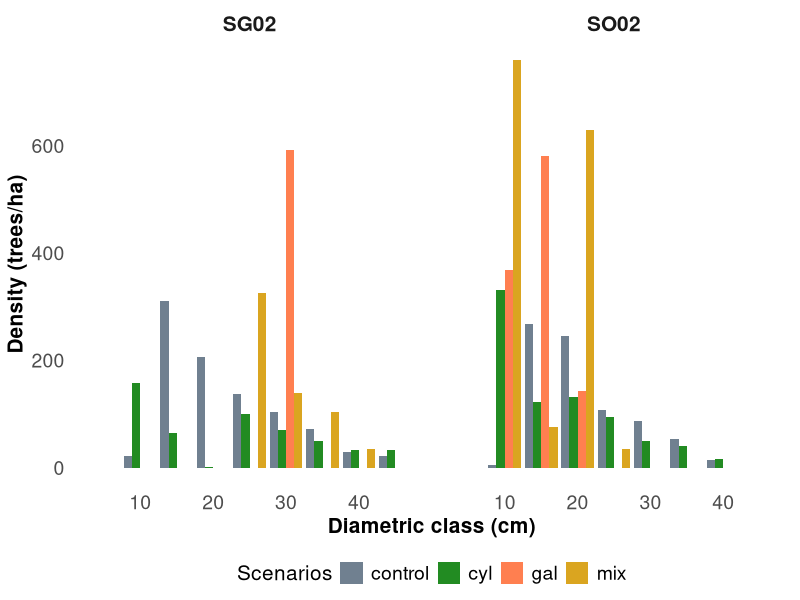
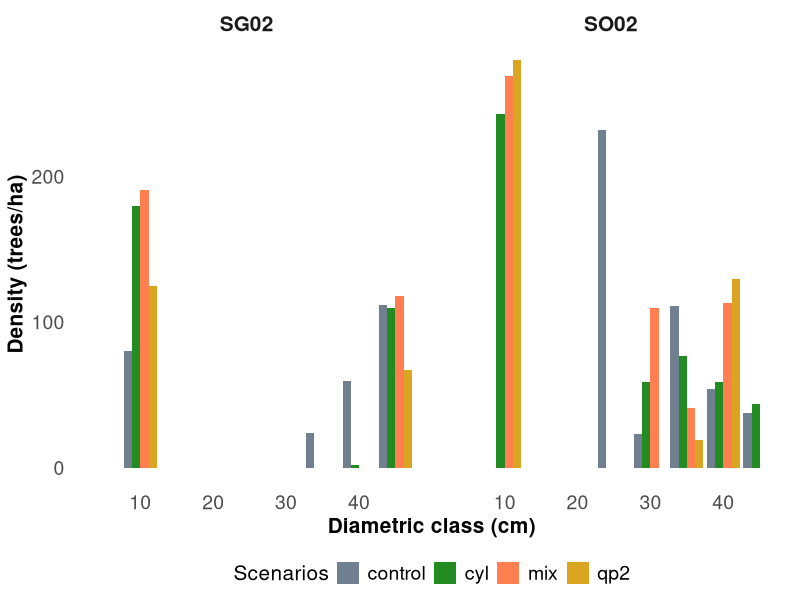
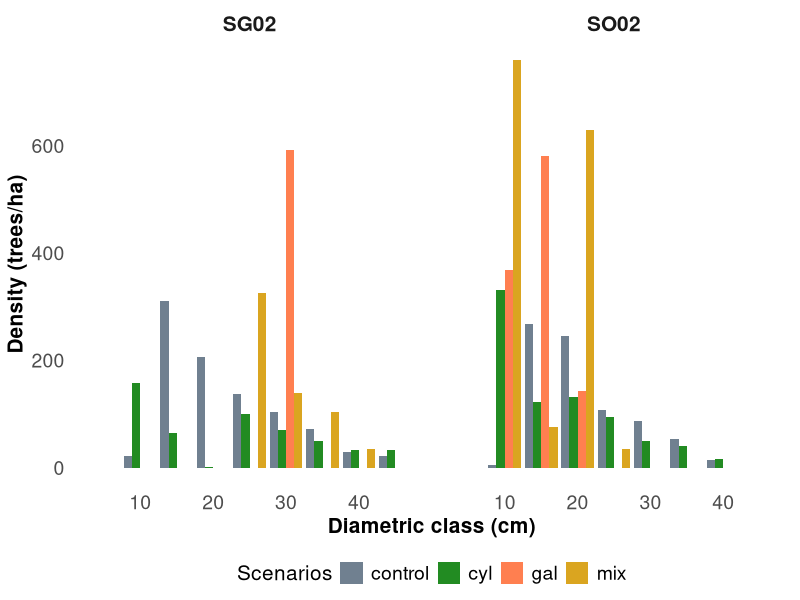

R code for these plots, in order: (Note: this script raises an error after producing the figures.)
#------------------------------------------------------------------------------------------#
####                      Diametric distribution - Life Rebollo                         ####
#                                                                                          #
#                            Aitor Vázquez Veloso, 19/09/2023                              #
#                              Last modification: 15/01/2024                               #
#------------------------------------------------------------------------------------------#

library(openxlsx)
library(ggplot2)
library(dplyr)
library(plyr)


#### Even to uneven-aged stands ####

setwd('/media/aitor/WDE/PhD_UVa/1_Topics/1_LifeRebollo-silviculture/')

# data
sg_control <- read.xlsx('2_simanfor/output_EN/SG/LR_SG02_control__Output_Plot_sg02.xlsx', sheet = 'Node 15 - Inventoried trees')
sg_expertos <- read.xlsx('2_simanfor/output_EN/SG/LR_SG02_expertos__Output_Plot_sg02.xlsx', sheet = 'Node 30 - Inventoried trees')
sg_qp2 <- read.xlsx('2_simanfor/output_EN/SG/LR_SG02_QP2__Output_Plot_sg02.xlsx', sheet = 'Node 25 - Inventoried trees')
sg_mix <- read.xlsx('2_simanfor/output_EN/SG/LR_SG02_mix__Output_Plot_sg02.xlsx', sheet = 'Node 23 - Inventoried trees')

so_control <- read.xlsx('2_simanfor/output_EN/SO/LR_SO02_control__Output_Plot_so02.xlsx', sheet = 'Node 15 - Inventoried trees')
so_expertos <- read.xlsx('2_simanfor/output_EN/SO/LR_SO02_expertos__Output_Plot_so02.xlsx', sheet = 'Node 30 - Inventoried trees')
so_qp2 <- read.xlsx('2_simanfor/output_EN/SO/LR_SO02_QP2__Output_Plot_so02.xlsx', sheet = 'Node 25 - Inventoried trees')
so_mix <- read.xlsx('2_simanfor/output_EN/SO/LR_SO02_mix__Output_Plot_so02.xlsx', sheet = 'Node 25 - Inventoried trees')

# assign scnr code
sg_control$id_scnr <- 'control'
sg_expertos$id_scnr <- 'expertos'
sg_qp2$id_scnr <- 'qp2'
sg_mix$id_scnr <- 'mix'

so_control$id_scnr <- 'control'
so_expertos$id_scnr <- 'expertos'
so_qp2$id_scnr <- 'qp2'
so_mix$id_scnr <- 'mix'

# make a list of dfs
list_of_dfs <- list(sg_control, sg_expertos, sg_qp2, sg_mix, so_control, so_expertos, so_qp2, so_mix)

# manage all dfs
all_plots <- data.frame()

for (k in list_of_dfs){
  
  # delete I and M trees
  k <- k[is.na(k$status), ]
  
  # create dbh classes
  plot <- plyr::ddply(k, c('Plot_ID', 'id_scnr'), summarise,      
                      CD_0_75 = sum(ifelse(dbh <= 7.5, expan, 0), na.rm = TRUE),
                      CD_75_125 = sum(ifelse(dbh > 7.5 & dbh <= 12.5, expan, 0), na.rm = TRUE),
                      CD_125_175 = sum(ifelse(dbh > 12.5 & dbh <= 17.5, expan, 0), na.rm = TRUE),
                      CD_175_225 = sum(ifelse(dbh > 17.5 & dbh <= 22.5, expan, 0), na.rm = TRUE),
                      CD_225_275 = sum(ifelse(dbh > 22.5 & dbh <= 27.5, expan, 0), na.rm = TRUE),
                      CD_275_325 = sum(ifelse(dbh > 27.5 & dbh <= 32.5, expan, 0), na.rm = TRUE),
                      CD_325_375 = sum(ifelse(dbh > 32.5 & dbh <= 37.5, expan, 0), na.rm = TRUE),
                      CD_375_425 = sum(ifelse(dbh > 37.5 & dbh <= 42.5, expan, 0), na.rm = TRUE),
                      CD_425_ = sum(ifelse(dbh > 42.5, expan, 0), na.rm = TRUE)
  )
  
  # organize data
  plot <- select(plot, -c(Plot_ID, id_scnr))
  plot <- data.frame(t(plot))
  plot <- dplyr::rename(plot, N = t.plot.)
  
  plot$CD <- c(5, 10, 15, 20, 25, 30, 35, 40, 45)
  plot$Inventory_ID <- paste(unique(toupper(k$Plot_ID)), unique(k$id_scnr), sep = '_')
  plot$Plot_ID <- unique(toupper(k$Plot_ID))
  plot$Scenario <- unique(k$id_scnr)
  
  # round to units
  plot$N <- round(plot$N, digits = 0)
  
  # add plot to the main df
  all_plots <- rbind(all_plots, plot)
}

# rename scenarios
all_plots$Scenario <- gsub('qp2', 'gal', all_plots$Scenario)
all_plots$Scenario <- gsub('expertos', 'cyl', all_plots$Scenario)


#### Graph results ####

# graph joined
ggplot(all_plots, aes(x = CD, y = N, fill = Scenario)) +
  
  # data and labels
  geom_bar(stat = 'identity', position = position_dodge()) +
  # geom_text(aes(label = N), hjust = 0, vjust = -1.5, size = 5, color = 'darkred') +
  
  # titles
  labs(# title = 'Diametric distribution obtained after simulate different scenarios',
       x = 'Diametric class (cm)',
       y = 'Density (trees/ha)') +
  
  # theme
  theme_minimal() +
  theme(panel.grid.major = element_blank(), panel.grid.minor = element_blank(),
        plot.title = element_text(size = 20, hjust = 0.5), # title
        plot.subtitle = element_text(size = 15, hjust = 0.5, face = "italic"),
        axis.title = element_text(size = 15, face = 'bold'),  # axis
        axis.text = element_text(size = 14),  # axis text
        legend.title = element_text(size = 15),  # legend title
        legend.position = 'bottom',  # legend position
        legend.text = element_text(size = 14)) +  # legend content
  scale_fill_manual(name = 'Scenarios', values = c('#708090', '#228B22', '#FF7F50', '#DAA520')) + 
  
  # split by plot
  facet_wrap(~ Plot_ID) +  #, scales = 'free')
  theme(strip.text.x = element_text(size = 15, face = 'bold'))

# ggsave(filename = '4_figures/1_dbh_distribution_simulation_1.png', device = 'png', units = 'mm', dpi = 600,
#        width = 450, height = 300)  
ggsave(filename = '4_figures/resized/1_dbh_distribution_simulation_1.png', device = 'png', units = 'mm', dpi = 300,
       width = 450, height = 300)  

rm(list = ls())


#### Uneven-aged stands management ####

# data
sg_control <- read.xlsx('2_simanfor/output_EN/SG_irregular/LR_irregular_control__Output_Plot_sg02_mix.xlsx', sheet = 'Node 15 - Inventoried trees')
sg_expertos <- read.xlsx('2_simanfor/output_EN/SG_irregular/LR_irregular_expertos__Output_Plot_sg02_mix.xlsx', sheet = 'Node 24 - Inventoried trees')
sg_mix <- read.xlsx('2_simanfor/output_EN/SG_irregular/LR_irregular_mix__Output_Plot_sg02_mix.xlsx', sheet = 'Node 28 - Inventoried trees')
sg_qp2 <- read.xlsx('2_simanfor/output_EN/SG_irregular/LR_irregular_QP2__Output_Plot_sg02_mix.xlsx', sheet = 'Node 24 - Inventoried trees')

so_control <- read.xlsx('2_simanfor/output_EN/SO_irregular/LR_irregular_control__Output_Plot_so02_mix.xlsx', sheet = 'Node 15 - Inventoried trees')
so_expertos <- read.xlsx('2_simanfor/output_EN/SO_irregular/LR_irregular_expertos__Output_Plot_so02_mix.xlsx', sheet = 'Node 24 - Inventoried trees')
so_mix <- read.xlsx('2_simanfor/output_EN/SO_irregular/LR_irregular_mix__Output_Plot_so02_mix.xlsx', sheet = 'Node 28 - Inventoried trees')
so_qp2 <- read.xlsx('2_simanfor/output_EN/SO_irregular/LR_irregular_QP2__Output_Plot_so02_mix.xlsx', sheet = 'Node 24 - Inventoried trees')

# assign scnr code
sg_control$id_scnr <- 'control'
sg_expertos$id_scnr <- 'expertos'
sg_qp2$id_scnr <- 'qp2'
sg_mix$id_scnr <- 'mix'

so_control$id_scnr <- 'control'
so_expertos$id_scnr <- 'expertos'
so_qp2$id_scnr <- 'qp2'
so_mix$id_scnr <- 'mix'

# make a list of dfs
list_of_dfs <- list(sg_control, sg_expertos, sg_qp2, sg_mix, so_control, so_expertos, so_qp2, so_mix)

# manage all dfs
all_plots <- data.frame()

for (k in list_of_dfs){
  
  # delete I and M trees
  k <- k[is.na(k$status), ]
  
  # create dbh classes
  plot <- plyr::ddply(k, c('Plot_ID', 'id_scnr'), summarise,      
                      CD_0_75 = sum(ifelse(dbh <= 7.5, expan, 0), na.rm = TRUE),
                      CD_75_125 = sum(ifelse(dbh > 7.5 & dbh <= 12.5, expan, 0), na.rm = TRUE),
                      CD_125_175 = sum(ifelse(dbh > 12.5 & dbh <= 17.5, expan, 0), na.rm = TRUE),
                      CD_175_225 = sum(ifelse(dbh > 17.5 & dbh <= 22.5, expan, 0), na.rm = TRUE),
                      CD_225_275 = sum(ifelse(dbh > 22.5 & dbh <= 27.5, expan, 0), na.rm = TRUE),
                      CD_275_325 = sum(ifelse(dbh > 27.5 & dbh <= 32.5, expan, 0), na.rm = TRUE),
                      CD_325_375 = sum(ifelse(dbh > 32.5 & dbh <= 37.5, expan, 0), na.rm = TRUE),
                      CD_375_425 = sum(ifelse(dbh > 37.5 & dbh <= 42.5, expan, 0), na.rm = TRUE),
                      CD_425_ = sum(ifelse(dbh > 42.5, expan, 0), na.rm = TRUE)
  )
  
  # organize data
  plot <- select(plot, -c(Plot_ID, id_scnr))
  plot <- data.frame(t(plot))
  plot <- dplyr::rename(plot, N = t.plot.)
  
  plot$CD <- c(5, 10, 15, 20, 25, 30, 35, 40, 45)
  plot$Inventory_ID <- paste(unique(toupper(k$Plot_ID)), unique(k$id_scnr), sep = '_')
  plot$Plot_ID <- unique(toupper(k$Plot_ID))
  plot$Scenario <- unique(k$id_scnr)
  
  # round to units
  plot$N <- round(plot$N, digits = 0)
  
  # add plot to the main df
  all_plots <- rbind(all_plots, plot)
}

# rename scenarios
all_plots$Escenario <- gsub('qp2', 'gal', all_plots$Scenario)
all_plots$Escenario <- gsub('expertos', 'cyl', all_plots$Scenario)

# and plots
all_plots$Plot_ID <- gsub('SG02_MIX', 'SG02 ', all_plots$Plot_ID)
all_plots$Plot_ID <- gsub('SO02_MIX', 'SO02 ', all_plots$Plot_ID)


#### Graph results ####

# graph joined
ggplot(all_plots, aes(x = CD, y = N, fill = Escenario)) +
  
  # data and labels
  geom_bar(stat = 'identity', position = position_dodge()) +
  # geom_text(aes(label = N), hjust = 0, vjust = -1.5, size = 5, color = 'darkred') +
  
  # titles
  labs(# title = 'Diametric distribution obtained after simulate different scenarios',
       x = 'Diametric class (cm)',
       y = 'Density (trees/ha)') +
  
  # theme
  theme_minimal() +
  theme(panel.grid.major = element_blank(), panel.grid.minor = element_blank(),
        plot.title = element_text(size = 20, hjust = 0.5), # title
        plot.subtitle = element_text(size = 15, hjust = 0.5, face = "italic"),
        axis.title = element_text(size = 15, face = 'bold'),  # axis
        axis.text = element_text(size = 14),  # axis text
        legend.title = element_text(size = 15),  # legend title
        legend.position = 'bottom',  # legend position
        legend.text = element_text(size = 14)) +  # legend content
  scale_fill_manual(name = 'Scenarios', values = c('#708090', '#228B22', '#FF7F50', '#DAA520')) + 
  
  # split by plot
  facet_wrap(~ Plot_ID) +  #, scales = 'free')
  theme(strip.text.x = element_text(size = 15, face = 'bold'))

# ggsave(filename = '4_figures/1_dbh_distribution_simulation_2.png', device = 'png', units = 'mm', dpi = 600,
#        width = 450, height = 300)  
ggsave(filename = '4_figures/resized/1_dbh_distribution_simulation_2.png', device = 'png', units = 'mm', dpi = 300,
       width = 450, height = 300) 


# #### Uneven-aged stands management - stand evolution ####
# 
# 
# ----- no funcionando de momento
# 
# 
# 
# setwd('/media/aitor/WDE/iuFOR_trabajo/Proyectos/Life_Rebollo/0_Entregable_C11/2_simanfor/4_septiembre_23/output/')
# 
# # data
# 
# # Segovia
# sg_control <- read.xlsx('irregular/LR_irregular_control__Output_Plot_sg02_mix.xlsx', sheet = 'Node 16 - Inventoried trees')
# 
# sg_expertos <- read.xlsx('irregular/LR_irregular_expertos__Output_Plot_sg02_mix.xlsx', sheet = 'Node 29 - Inventoried trees')
# sg_expertos_50 <- read.xlsx('irregular/LR_irregular_expertos__Output_Plot_sg02_mix.xlsx', sheet = 'Node 6 - Inventoried trees')
# sg_expertos_80 <- read.xlsx('irregular/LR_irregular_expertos__Output_Plot_sg02_mix.xlsx', sheet = 'Node 15 - Inventoried trees')
# sg_expertos_120 <- read.xlsx('irregular/LR_irregular_expertos__Output_Plot_sg02_mix.xlsx', sheet = 'Node 23 - Inventoried trees')
# 
# sg_mix <- read.xlsx('irregular/LR_irregular_mix__Output_Plot_sg02_mix.xlsx', sheet = 'Node 35 - Inventoried trees')
# sg_mix_50 <- read.xlsx('irregular/LR_irregular_mix__Output_Plot_sg02_mix.xlsx', sheet = 'Node 6 - Inventoried trees')
# sg_mix_80 <- read.xlsx('irregular/LR_irregular_mix__Output_Plot_sg02_mix.xlsx', sheet = 'Node 18 - Inventoried trees')
# sg_mix_120 <- read.xlsx('irregular/LR_irregular_mix__Output_Plot_sg02_mix.xlsx', sheet = 'Node 28 - Inventoried trees')
# 
# sg_qp2 <- read.xlsx('irregular/LR_irregular_QP2__Output_Plot_sg02_mix.xlsx', sheet = 'Node 29 - Inventoried trees')
# sg_qp2_50 <- read.xlsx('irregular/LR_irregular_QP2__Output_Plot_sg02_mix.xlsx', sheet = 'Node 6 - Inventoried trees')
# sg_qp2_80 <- read.xlsx('irregular/LR_irregular_QP2__Output_Plot_sg02_mix.xlsx', sheet = 'Node 15 - Inventoried trees')
# sg_qp2_120 <- read.xlsx('irregular/LR_irregular_QP2__Output_Plot_sg02_mix.xlsx', sheet = 'Node 23 - Inventoried trees')
# 
# # Soria
# so_control <- read.xlsx('irregular/LR_irregular_control__Output_Plot_so02_mix.xlsx', sheet = 'Node 16 - Inventoried trees')
# 
# so_expertos <- read.xlsx('irregular/LR_irregular_expertos__Output_Plot_so02_mix.xlsx', sheet = 'Node 29 - Inventoried trees')
# so_expertos_50 <- read.xlsx('irregular/LR_irregular_expertos__Output_Plot_so02_mix.xlsx', sheet = 'Node 6 - Inventoried trees')
# so_expertos_80 <- read.xlsx('irregular/LR_irregular_expertos__Output_Plot_so02_mix.xlsx', sheet = 'Node 15 - Inventoried trees')
# so_expertos_120 <- read.xlsx('irregular/LR_irregular_expertos__Output_Plot_so02_mix.xlsx', sheet = 'Node 23 - Inventoried trees')
# 
# so_mix <- read.xlsx('irregular/LR_irregular_mix__Output_Plot_so02_mix.xlsx', sheet = 'Node 35 - Inventoried trees')
# so_mix_50 <- read.xlsx('irregular/LR_irregular_mix__Output_Plot_so02_mix.xlsx', sheet = 'Node 6 - Inventoried trees')
# so_mix_80 <- read.xlsx('irregular/LR_irregular_mix__Output_Plot_so02_mix.xlsx', sheet = 'Node 18 - Inventoried trees')
# so_mix_120 <- read.xlsx('irregular/LR_irregular_mix__Output_Plot_so02_mix.xlsx', sheet = 'Node 28 - Inventoried trees')
# 
# so_qp2 <- read.xlsx('irregular/LR_irregular_QP2__Output_Plot_so02_mix.xlsx', sheet = 'Node 29 - Inventoried trees')
# so_qp2_50 <- read.xlsx('irregular/LR_irregular_QP2__Output_Plot_so02_mix.xlsx', sheet = 'Node 6 - Inventoried trees')
# so_qp2_80 <- read.xlsx('irregular/LR_irregular_QP2__Output_Plot_so02_mix.xlsx', sheet = 'Node 15 - Inventoried trees')
# so_qp2_120 <- read.xlsx('irregular/LR_irregular_QP2__Output_Plot_so02_mix.xlsx', sheet = 'Node 23 - Inventoried trees')
# 
# # assign scnr code
# sg_control$id_scnr <- 'control'
# sg_expertos$id_scnr <- 'expertos'
# sg_qp2$id_scnr <- 'qp2'
# sg_mix$id_scnr <- 'mix'
# sg_expertos_50$id_scnr <- 'expertos_50'
# sg_qp2_50$id_scnr <- 'qp2_50'
# sg_mix_50$id_scnr <- 'mix_50'
# sg_expertos_80$id_scnr <- 'expertos_80'
# sg_qp2_80$id_scnr <- 'qp2_80'
# sg_mix_80$id_scnr <- 'mix_80'
# sg_expertos_120$id_scnr <- 'expertos_120'
# sg_qp2_120$id_scnr <- 'qp2_120'
# sg_mix_120$id_scnr <- 'mix_120'
# 
# so_control$id_scnr <- 'control'
# so_expertos$id_scnr <- 'expertos'
# so_qp2$id_scnr <- 'qp2'
# so_mix$id_scnr <- 'mix'
# so_expertos_50$id_scnr <- 'expertos_50'
# so_qp2_50$id_scnr <- 'qp2_50'
# so_mix_50$id_scnr <- 'mix_50'
# so_expertos_80$id_scnr <- 'expertos_80'
# so_qp2_80$id_scnr <- 'qp2_80'
# so_mix_80$id_scnr <- 'mix_80'
# so_expertos_120$id_scnr <- 'expertos_120'
# so_qp2_120$id_scnr <- 'qp2_120'
# so_mix_120$id_scnr <- 'mix_120'
# 
# # assign main scnr code
# sg_control$id_main_scnr <- 'control'
# sg_expertos$id_main_scnr <- 'expertos'
# sg_qp2$id_main_scnr <- 'qp2'
# sg_mix$id_main_scnr <- 'mix'
# sg_expertos_50$id_main_scnr <- 'expertos'
# sg_qp2_50$id_main_scnr <- 'qp2'
# sg_mix_50$id_main_scnr <- 'mix'
# sg_expertos_80$id_main_scnr <- 'expertos'
# sg_qp2_80$id_main_scnr <- 'qp2'
# sg_mix_80$id_main_scnr <- 'mix'
# sg_expertos_120$id_main_scnr <- 'expertos'
# sg_qp2_120$id_main_scnr <- 'qp2'
# sg_mix_120$id_main_scnr <- 'mix'
# 
# so_control$id_main_scnr <- 'control'
# so_expertos$id_main_scnr <- 'expertos'
# so_qp2$id_main_scnr <- 'qp2'
# so_mix$id_main_scnr <- 'mix'
# so_expertos_50$id_main_scnr <- 'expertos'
# so_qp2_50$id_main_scnr <- 'qp2'
# so_mix_50$id_main_scnr <- 'mix'
# so_expertos_80$id_main_scnr <- 'expertos'
# so_qp2_80$id_main_scnr <- 'qp2'
# so_mix_80$id_main_scnr <- 'mix'
# so_expertos_120$id_main_scnr <- 'expertos'
# so_qp2_120$id_main_scnr <- 'qp2'
# so_mix_120$id_main_scnr <- 'mix'
# 
# # make a list of dfs
# list_of_dfs <- list(sg_control, sg_expertos, sg_qp2, sg_mix, so_control, so_expertos, so_qp2, so_mix,
#                     sg_expertos_50, sg_qp2_50, sg_mix_50, so_expertos_50, so_qp2_50, so_mix_50,
#                     sg_expertos_80, sg_qp2_80, sg_mix_80, so_expertos_80, so_qp2_80, so_mix_80,
#                     sg_expertos_120, sg_qp2_120, sg_mix_120, so_expertos_120, so_qp2_120, so_mix_120)
# 
# # manage all dfs
# all_plots <- data.frame()
# 
# for (k in list_of_dfs){
#   
#   # delete I and M trees
#   k <- k[is.na(k$estado), ]
#   
#   # create dbh classes
#   plot <- plyr::ddply(k, c('ID_parcela', 'id_scnr'), summarise,      
#                       CD_0_75 = sum(ifelse(dbh <= 7.5, factor_expansion, 0), na.rm = TRUE),
#                       CD_75_125 = sum(ifelse(dbh > 7.5 & dbh <= 12.5, factor_expansion, 0), na.rm = TRUE),
#                       CD_125_175 = sum(ifelse(dbh > 12.5 & dbh <= 17.5, factor_expansion, 0), na.rm = TRUE),
#                       CD_175_225 = sum(ifelse(dbh > 17.5 & dbh <= 22.5, factor_expansion, 0), na.rm = TRUE),
#                       CD_225_275 = sum(ifelse(dbh > 22.5 & dbh <= 27.5, factor_expansion, 0), na.rm = TRUE),
#                       CD_275_325 = sum(ifelse(dbh > 27.5 & dbh <= 32.5, factor_expansion, 0), na.rm = TRUE),
#                       CD_325_375 = sum(ifelse(dbh > 32.5 & dbh <= 37.5, factor_expansion, 0), na.rm = TRUE),
#                       CD_375_425 = sum(ifelse(dbh > 37.5 & dbh <= 42.5, factor_expansion, 0), na.rm = TRUE),
#                       CD_425_ = sum(ifelse(dbh > 42.5, factor_expansion, 0), na.rm = TRUE)
#   )
#   
#   # organize data
#   plot <- select(plot, -c(ID_parcela, id_scnr))
#   plot <- data.frame(t(plot))
#   plot <- dplyr::rename(plot, N = t.plot.)
#   
#   plot$CD <- c(5, 10, 15, 20, 25, 30, 35, 40, 45)
#   plot$ID_Inventario <- paste(unique(toupper(k$ID_parcela)), unique(k$id_scnr), sep = '_')
#   plot$ID_Parcela <- unique(toupper(k$ID_parcela))
#   plot$Escenario_especifico <- unique(k$id_scnr)
#   plot$Escenario <- unique(k$id_main_scnr)
#   
#   # round to units
#   plot$N <- round(plot$N, digits = 0)
#   
#   # code to split graphs
#   plot$code <- ifelse(plot$Escenario %in% c('control', 'expertos', 'qp2', 'mix'), 'general', '')
#   plot_copy <- plot
#   plot$code <- ifelse(plot$Escenario %in% c('expertos', 'expertos_50', 'expertos_80', 'expertos_120'), 'expertos', plot$code)
#   plot$code <- ifelse(plot$Escenario %in% c('mix', 'mix_50', 'mix_80', 'mix_120'), 'mix', plot$code)
#   plot$code <- ifelse(plot$Escenario %in% c('qp2', 'qp2_50', 'qp2_80', 'qp2_120'), 'qp2', plot$code)
#   
#   # duplicate just coincidence into 'general' and others
#   if(plot_copy$code[1] == 'general'){plot <- rbind(plot, plot_copy)}
#   
#   # add plot to the main df
#   all_plots <- rbind(all_plots, plot)
# }
# 
# 
# #### Graph results ####
# 
# all_plots_general <- all_plots[all_plots$code == 'general',]
# 
# # graph joined
# ggplot(all_plots, aes(x = CD, y = N, fill = Escenario)) +
#   
#   # data and labels
#   geom_bar(stat = 'identity', position = position_dodge()) +
#   geom_text(aes(label = N), hjust = 0, vjust = -1, size = 5, color = 'darkred') +
#   
#   # titles
#   labs(title = 'Distribución diamétrica resultante de la simulación',
#        x = 'Clase Diamétrica (cm)',
#        y = 'Densidad (pies/ha)') +
#   
#   # theme
#   theme_minimal() +
#   theme(panel.grid.major = element_blank(), panel.grid.minor = element_blank(),
#         plot.title = element_text(hjust = 0.5),
#         legend.title = element_text(hjust = 0.5)) +
#   scale_fill_manual(values = c('lightgrey', 'darkgray', '#6A84E0', 'black')) + 
#   
#   # split by plot
#   facet_wrap(~ ID_Parcela, scales = 'free')
# 
# ggsave(filename = '../graphs/dbh/dbh_resultados_irregulares.png', device = 'png', units = 'mm', dpi = 300,
#        width = 300, height = 300)  
